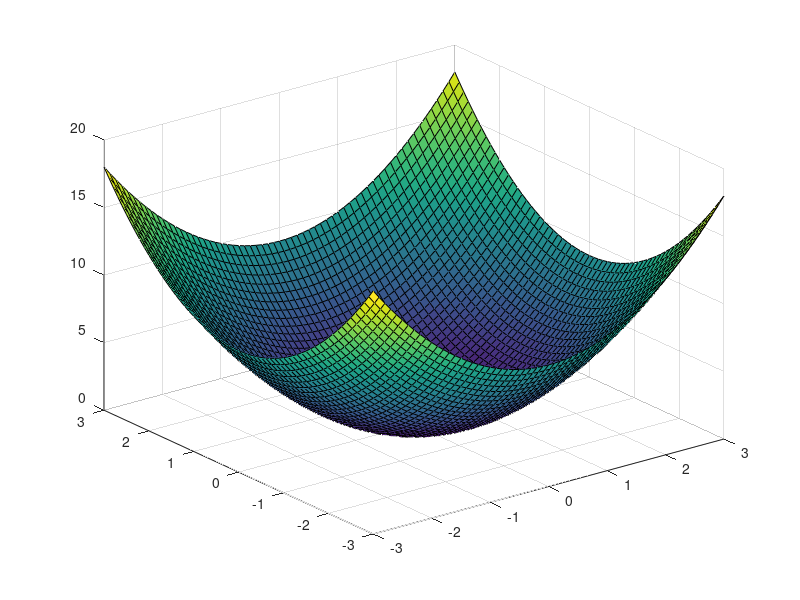

MATLAB code for this plot: (Note: this script raises an error after producing the figure.)

x = -3:0.1:3;
y = x;

[X, Y] = meshgrid(x, y);
Z = X.^2 + Y.^2;

figure;
sh=surf(X, Y, Z);
grid on;
ax=gca;
ax.GridColor='r';

